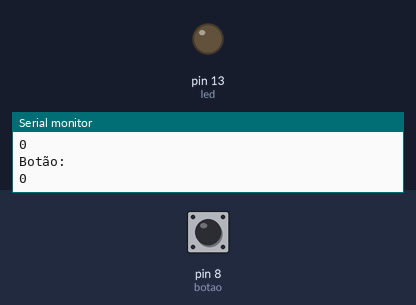
The sketch below on a simulated Arduino Uno, built with avr-gcc and run on an emulated ATmega328P. Parts: output pins drawn as LEDs (lit = HIGH), the last lines printed to the serial monitor. The test bench sets the inputs (shaded band); at power-on: pin 8 (botao) LOW.

Above: at 1.2 s.
1.3 s: pin 8 (botao) pulled HIGH for 0.25 s
At 1.5 s:
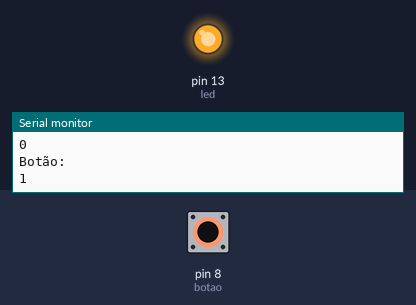
3.1 s: pin 8 (botao) pulled HIGH for 3.2 s
At 7.8 s:
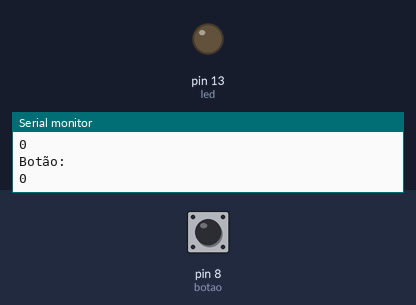
Timing chart, 0 to 9.3 s (numbered marks = the images above; inputs shaded):
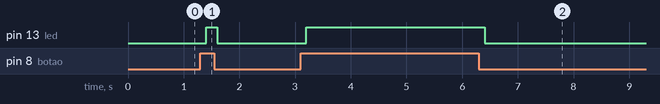

Measured:
- after the input at 1.3 s, pin 13 (led): LOW → HIGH after 0.10 s, → LOW 0.20 s later
- after the input at 3.1 s, pin 13 (led): LOW → HIGH after 0.10 s, → LOW 3.2 s later

The sketch:

botaoLed.ino
```cpp
#include "SoftwareSerial.h"

//variáveis
int led = 13;
int botao = 8;
int ligado = 0;
int retorno_botao = 0;

void setup() {

  Serial.begin(9600);

  // inicializa as variáveis e portas
  pinMode(botao, INPUT);
  pinMode(led, OUTPUT);

}

void loop() {

  retorno_botao = digitalRead(botao);

  Serial.println("Botão:");
  Serial.println(retorno_botao);

  if (retorno_botao == 1)
  {
    //Acende o LED
    digitalWrite(led, HIGH);
  }
  else
  {
    //Apaga o LED
    digitalWrite(led, LOW);
  }

  delay(200);
}
```
